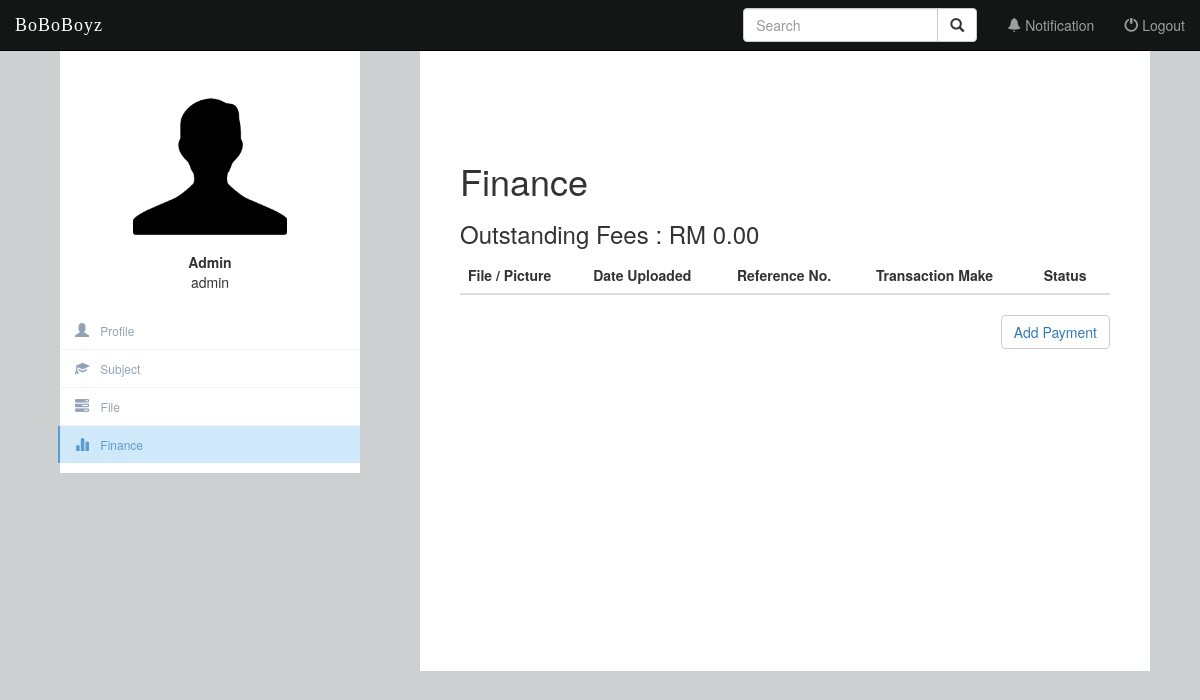
Page /transaction/ (signed in) on the earlier database version.
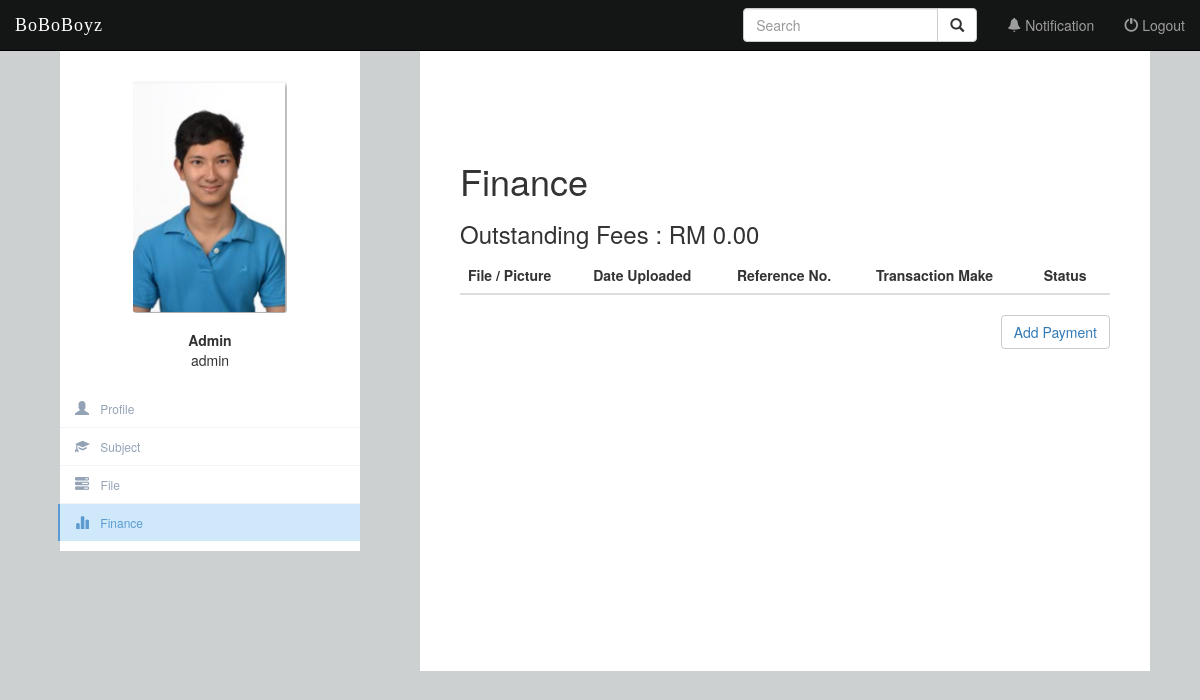
Same page on the later database version.
### Profile/models.py (models this page shows, shortened)
class BaseProfile(models.Model):
    USER_TYPES = (
        ('Admin', 'Admin'),
        ('Supervisor', 'Supervisor'),
        ('Student', 'Student'),
    )
    GENDERS = (
        ('Female', 'Female'),
        ('Male', 'Male'),
    )
    user = models.OneToOneField(settings.AUTH_USER_MODEL, primary_key=True)
    user_dob = models.DateField(null=True, blank=True, verbose_name="Date of Birth")
    user_gender = models.CharField(choices=GENDERS, verbose_name="Gender", max_length=6)
    user_address = models.TextField(max_length=500, verbose_name="Address")
    user_photo = models.FileField(default="", verbose_name="Profile Picture", null=True, blank=True)
    user_type = models.CharField(choices=USER_TYPES, verbose_name="User Type", max_length=10)
    user_area = models.ForeignKey(Area, blank=True, null=True, on_delete=models.CASCADE, verbose_name="Area")
    class Meta:
        abstract = True

class Students(models.Model):
    STUDENT_TYPE = (
        ('By Research', 'By Research'),
        ('By Coursework', 'By Coursework'),
    )
    STATUS = (
        ('Active', 'Active'),
        ('Terminated', 'Terminated'),
        ('Graduated', 'Graduated'),
    )
    PROGRESS = (
        ('None', 'None'),
        ('Proposal Defense', 'Proposal Defense'),
        ('Work Completion Seminar', 'Work Completion Seminar'),
        ('Thesis Examination', 'Thesis Examination'),
        ('Viva Voce', 'Viva Voce'),
        ('Completed', 'Completed'),
    )
    user_status = models.CharField(choices=STATUS, verbose_name="Academic Status", default='Active', max_length=10)
    user_feesOwed = models.DecimalField(verbose_name="Outstanding Payment", max_digits=7,decimal_places=2,default=0)
    stud_type = models.CharField(choices=STUDENT_TYPE, verbose_name="Student Type", blank=True, null=True, max_length=13)
    br_title = models.CharField(max_length=100, verbose_name="Research Title", unique=True, null=True, blank=True)
    br_progress = models.CharField(choices=PROGRESS, verbose_name="Research Progress", default='None', max_length=23)
    bc_cgpa = MinMaxFloat(min_value=0.0, max_value=4.0, verbose_name="CGPA", default=0.0)
    class Meta:
        abstract = True

class Supervisor(models.Model):
    class Meta:
        abstract = True

class Profile(BaseProfile, Students, Supervisor):
    pass

### Transaction/views.py (the view, shortened to what this page needs)
# urls.py: url(r'^transaction/$', views.account, name='account'),
def account(request):
    profile = Profile.objects.get(pk=request.user.id)
    all_profiles = Profile.objects.all().filter(
        Q(user_type="Supervisor") | Q(user_type="Student")
    ).distinct()
    query = request.GET.get("q")
    all_account = Transaction.objects.filter(StuID=request.user)
    fees_paid = 0
    for transaction in all_account:
        if transaction.Tran_Pend == "Approve" and transaction.Tran_calc == False:
            fees_paid += transaction.Tran_Paid
            transaction.Tran_calc = True
            transaction.save()
    profile.user_feesOwed -= fees_paid
    profile.save()
    return render(request, 'Transaction/account.html', {'all_account': all_account, 'profile': profile})

### Transaction/templates/Transaction/account.html (shortened to what this page needs)
{% extends 'Profile/side_bar.html' %}
{% block content %}
{% load staticfiles %}
<div class="profile-content-head">
	<div class="form-profile">
		<form>
			<h1>Finance</h1>
			<h3>Outstanding Fees : RM {{ profile.user_feesOwed }}</h3>
			<div class="table-responsive">
				<table class="table">
					<thead>
						<tr>
							<th>File / Picture </th>
							<th>Date Uploaded</th>
							<th>Reference No.</th>
							<th>Transaction Make</th>
							<th>Status</th>
						</tr>
					</thead>
				</table>
			</div>
			<div class = "text-right">
				<button type="button" class = "btn btn-default"><a href="{% url 'Transaction:upload_file' %}">Add Payment</a></button>
			</div>
		</form>
		</div>
</div>
{% endblock %}

### Profile/templates/Profile/side_bar.html (shortened to what this page needs)
{% extends 'Profile/navigation_bar.html' %}
{% block body %}
{% load staticfiles %}
<div class="container-fluid">
	<div class="row profile">
		<div class="col-md-4 col-sm-4 hidden-xs ">
			<div class="profile-sidebar col-md-3 col-sm-3" id="profile-sidebar">
				<div class="profile-userpic">
					<center>
						<button type="button" class="btn btn-userpic">
							{% if profile.user_photo %}
								<img src="{{ profile.user_photo.url }}" class="img-responsive" alt="">
							{% else %}
								<img src="{% static 'Profile/image/default.png' %}" class="img-responsive" alt="">
							{% endif %}
						</button>
					</center>
				</div>
				<div class="profile-usertitle">
					<div>
						<strong>
							{% if profile.user_type == 'Student' %}
								{% if profile.stud_type == 'By Research' %}
									Research Student
								{% elif profile.stud_type == 'By Coursework'%}
									Coursework Student
								{% endif %}
							{% else %}
								{{ profile.user_type }}
							{% endif %}
						</strong>
					</div>
					<div>
						{{ profile.user.username }}
					</div>
				</div>
				<div class="profile-usermenu">
					<ul class = "nav navbar-fixed-left">
						<li {% if request.resolver_match.url_name == 'home' %}class="active"{% endif %}>
							<a href="{% url 'Profile:home' %}">
							<span class= "glyphicon glyphicon-user"></span>
							Profile</a>
						</li>
						<li {% if request.resolver_match.url_name == 'subject' %}class="active"{% endif %}>
							<a href="{% url 'subject:subject' %}">
							<span class= "glyphicon glyphicon-education"></span>
							Subject</a>
						</li>
						<li {% if request.resolver_match.url_name == 'file' %}class="active"{% endif %}>
							<a href="{% url 'file:file' %}">
							<span class= "glyphicon glyphicon-tasks"></span>
							File</a>
						</li>
						<li  {% if request.resolver_match.url_name == 'account' %}class="active"{% endif %}>
							<a href="{% url 'Transaction:account' %}">
							<span class= "glyphicon glyphicon-stats"></span>
							Finance</a>
						</li>
					</ul>
				</div>
			</div>
		</div>
		<div class="col-md-8 col-sm-8 col-xs-12">
			{% block content %}
			{% endblock %}
		</div>
	</div>
</div>
{% endblock %}

Differences in the rows shown:
changed Profile "Admin": user_photo: picture added
